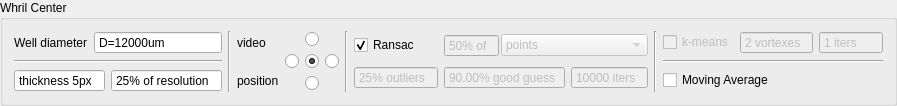
        <widget class="QGroupBox" name="groupBox_Res_VortexCenter">
         <property name="title">
          <string>Whril Center</string>
         </property>
         <property name="flat">
          <bool>true</bool>
         </property>
         <layout class="QGridLayout" name="gridLayout_20">
          <item row="0" column="4" rowspan="3">
           <layout class="QGridLayout" name="gridLayout_21">
            <item row="2" column="1">
             <widget class="QRadioButton" name="radioButton_Res_VortexCenter_VideoPos_B">
              <property name="sizePolicy">
               <sizepolicy hsizetype="Maximum" vsizetype="Maximum">
                <horstretch>0</horstretch>
                <verstretch>0</verstretch>
               </sizepolicy>
              </property>
              <property name="text">
               <string/>
              </property>
             </widget>
            </item>
            <item row="1" column="1">
             <widget class="QRadioButton" name="radioButton_Res_VortexCenter_VideoPos_C">
              <property name="sizePolicy">
               <sizepolicy hsizetype="Maximum" vsizetype="Maximum">
                <horstretch>0</horstretch>
                <verstretch>0</verstretch>
               </sizepolicy>
              </property>
              <property name="text">
               <string/>
              </property>
              <property name="checked">
               <bool>true</bool>
              </property>
             </widget>
            </item>
            <item row="0" column="1">
             <widget class="QRadioButton" name="radioButton_Res_VortexCenter_VideoPos_T">
              <property name="sizePolicy">
               <sizepolicy hsizetype="Maximum" vsizetype="Maximum">
                <horstretch>0</horstretch>
                <verstretch>0</verstretch>
               </sizepolicy>
              </property>
              <property name="text">
               <string/>
              </property>
             </widget>
            </item>
            <item row="1" column="2">
             <widget class="QRadioButton" name="radioButton_Res_VortexCenter_VideoPos_R">
              <property name="sizePolicy">
               <sizepolicy hsizetype="Maximum" vsizetype="Maximum">
                <horstretch>0</horstretch>
                <verstretch>0</verstretch>
               </sizepolicy>
              </property>
              <property name="text">
               <string/>
              </property>
             </widget>
            </item>
            <item row="1" column="0">
             <widget class="QRadioButton" name="radioButton_Res_VortexCenter_VideoPos_L">
              <property name="sizePolicy">
               <sizepolicy hsizetype="Maximum" vsizetype="Maximum">
                <horstretch>0</horstretch>
                <verstretch>0</verstretch>
               </sizepolicy>
              </property>
              <property name="text">
               <string/>
              </property>
             </widget>
            </item>
           </layout>
          </item>
          <item row="2" column="3">
           <widget class="QLabel" name="label_18">
            <property name="sizePolicy">
             <sizepolicy hsizetype="Maximum" vsizetype="Preferred">
              <horstretch>0</horstretch>
              <verstretch>0</verstretch>
             </sizepolicy>
            </property>
            <property name="text">
             <string>position</string>
            </property>
           </widget>
          </item>
          <item row="2" column="1">
           <layout class="QHBoxLayout" name="horizontalLayout_7">
            <item>
             <widget class="QSpinBox" name="spinBox_Res_VortexCenter_Thickness">
              <property name="buttonSymbols">
               <enum>QAbstractSpinBox::NoButtons</enum>
              </property>
              <property name="suffix">
               <string>px</string>
              </property>
              <property name="prefix">
               <string>thickness </string>
              </property>
              <property name="minimum">
               <number>2</number>
              </property>
              <property name="value">
               <number>5</number>
              </property>
             </widget>
            </item>
            <item>
             <widget class="QDoubleSpinBox" name="doubleSpinBox_Res_VortexCenter_Resolution_Rel">
              <property name="buttonSymbols">
               <enum>QAbstractSpinBox::NoButtons</enum>
              </property>
              <property name="prefix">
               <string/>
              </property>
              <property name="suffix">
               <string>% of resolution</string>
              </property>
              <property name="decimals">
               <number>0</number>
              </property>
              <property name="minimum">
               <double>5.000000000000000</double>
              </property>
              <property name="singleStep">
               <double>5.000000000000000</double>
              </property>
              <property name="value">
               <double>25.000000000000000</double>
              </property>
             </widget>
            </item>
           </layout>
          </item>
          <item row="0" column="5" rowspan="3">
           <widget class="Line" name="line_5">
            <property name="orientation">
             <enum>Qt::Vertical</enum>
            </property>
           </widget>
          </item>
          <item row="0" column="1">
           <layout class="QHBoxLayout" name="horizontalLayout_8">
            <item>
             <widget class="QLabel" name="label_17">
              <property name="sizePolicy">
               <sizepolicy hsizetype="Maximum" vsizetype="Preferred">
                <horstretch>0</horstretch>
                <verstretch>0</verstretch>
               </sizepolicy>
              </property>
              <property name="text">
               <string>Well diameter</string>
              </property>
             </widget>
            </item>
            <item>
             <widget class="QDoubleSpinBox" name="doubleSpinBox_Res_VortexCenter_WellDiameter">
              <property name="sizePolicy">
               <sizepolicy hsizetype="Expanding" vsizetype="Fixed">
                <horstretch>0</horstretch>
                <verstretch>0</verstretch>
               </sizepolicy>
              </property>
              <property name="buttonSymbols">
               <enum>QAbstractSpinBox::NoButtons</enum>
              </property>
              <property name="showGroupSeparator" stdset="0">
               <bool>false</bool>
              </property>
              <property name="prefix">
               <string>D=</string>
              </property>
              <property name="suffix">
               <string>um</string>
              </property>
              <property name="decimals">
               <number>0</number>
              </property>
              <property name="minimum">
               <double>1000.000000000000000</double>
              </property>
              <property name="maximum">
               <double>1000000.000000000000000</double>
              </property>
              <property name="singleStep">
               <double>1000.000000000000000</double>
              </property>
              <property name="value">
               <double>12000.000000000000000</double>
              </property>
             </widget>
            </item>
           </layout>
          </item>
          <item row="0" column="3">
           <widget class="QLabel" name="label_19">
            <property name="text">
             <string>video</string>
            </property>
           </widget>
          </item>
          <item row="0" column="6" rowspan="3">
           <layout class="QGridLayout" name="gridLayout_25">
            <item row="1" column="1">
             <widget class="QDoubleSpinBox" name="doubleSpinBox_Res_VortexCenter_Ransac_pGoodGuess">
              <property name="enabled">
               <bool>false</bool>
              </property>
              <property name="buttonSymbols">
               <enum>QAbstractSpinBox::NoButtons</enum>
              </property>
              <property name="prefix">
               <string/>
              </property>
              <property name="suffix">
               <string>% good guess </string>
              </property>
              <property name="decimals">
               <number>2</number>
              </property>
              <property name="value">
               <double>90.000000000000000</double>
              </property>
             </widget>
            </item>
            <item row="0" column="0">
             <widget class="QCheckBox" name="checkBox_Res_VortexCenter_Ransac">
              <property name="sizePolicy">
               <sizepolicy hsizetype="Maximum" vsizetype="Fixed">
                <horstretch>0</horstretch>
                <verstretch>0</verstretch>
               </sizepolicy>
              </property>
              <property name="text">
               <string>Ransac</string>
              </property>
              <property name="checked">
               <bool>true</bool>
              </property>
             </widget>
            </item>
            <item row="1" column="2">
             <widget class="QSpinBox" name="spinBox_Res_VortexCenter_RansacIterations">
              <property name="enabled">
               <bool>false</bool>
              </property>
              <property name="sizePolicy">
               <sizepolicy hsizetype="Expanding" vsizetype="Fixed">
                <horstretch>0</horstretch>
                <verstretch>0</verstretch>
               </sizepolicy>
              </property>
              <property name="buttonSymbols">
               <enum>QAbstractSpinBox::NoButtons</enum>
              </property>
              <property name="suffix">
               <string> iters</string>
              </property>
              <property name="prefix">
               <string/>
              </property>
              <property name="minimum">
               <number>1</number>
              </property>
              <property name="maximum">
               <number>1000000</number>
              </property>
              <property name="value">
               <number>10000</number>
              </property>
             </widget>
            </item>
            <item row="1" column="0">
             <widget class="QDoubleSpinBox" name="doubleSpinBox_Res_VortexCenter_Ransac_pOutliers">
              <property name="enabled">
               <bool>false</bool>
              </property>
              <property name="buttonSymbols">
               <enum>QAbstractSpinBox::NoButtons</enum>
              </property>
              <property name="prefix">
               <string/>
              </property>
              <property name="suffix">
               <string>% outliers</string>
              </property>
              <property name="decimals">
               <number>0</number>
              </property>
              <property name="value">
               <double>25.000000000000000</double>
              </property>
             </widget>
            </item>
            <item row="0" column="1" colspan="2">
             <layout class="QHBoxLayout" name="horizontalLayout_5">
              <property name="spacing">
               <number>2</number>
              </property>
              <item>
               <widget class="QDoubleSpinBox" name="doubleSpinBox_Res_VortexCenter_RansacSubsetSize">
                <property name="enabled">
                 <bool>false</bool>
                </property>
                <property name="sizePolicy">
                 <sizepolicy hsizetype="Maximum" vsizetype="Fixed">
                  <horstretch>0</horstretch>
                  <verstretch>0</verstretch>
                 </sizepolicy>
                </property>
                <property name="buttonSymbols">
                 <enum>QAbstractSpinBox::NoButtons</enum>
                </property>
                <property name="prefix">
                 <string/>
                </property>
                <property name="suffix">
                 <string>% of</string>
                </property>
                <property name="decimals">
                 <number>0</number>
                </property>
                <property name="maximum">
                 <double>100.000000000000000</double>
                </property>
                <property name="singleStep">
                 <double>5.000000000000000</double>
                </property>
                <property name="value">
                 <double>50.000000000000000</double>
                </property>
               </widget>
              </item>
              <item>
               <widget class="QComboBox" name="comboBox_Res_VortexCenter_Ransac_PointsOrLines">
                <property name="enabled">
                 <bool>false</bool>
                </property>
                <item>
                 <property name="text">
                  <string>points</string>
                 </property>
                </item>
                <item>
                 <property name="text">
                  <string>lines</string>
                 </property>
                </item>
               </widget>
              </item>
             </layout>
            </item>
           </layout>
          </item>
          <item row="1" column="1">
           <widget class="Line" name="line_11">
            <property name="orientation">
             <enum>Qt::Horizontal</enum>
            </property>
           </widget>
          </item>
          <item row="1" column="8">
           <widget class="Line" name="line_12">
            <property name="orientation">
             <enum>Qt::Horizontal</enum>
            </property>
           </widget>
          </item>
          <item row="0" column="2" rowspan="3">
           <widget class="Line" name="line_9">
            <property name="orientation">
             <enum>Qt::Vertical</enum>
            </property>
           </widget>
          </item>
          <item row="0" column="8">
           <layout class="QHBoxLayout" name="horizontalLayout_6">
            <item>
             <widget class="QCheckBox" name="checkBox_Res_VortexCenter_kMeans">
              <property name="enabled">
               <bool>false</bool>
              </property>
              <property name="text">
               <string>k-means</string>
              </property>
             </widget>
            </item>
            <item>
             <widget class="QSpinBox" name="spinBox_Res_VortexCenter_kMeans_k">
              <property name="enabled">
               <bool>false</bool>
              </property>
              <property name="buttonSymbols">
               <enum>QAbstractSpinBox::NoButtons</enum>
              </property>
              <property name="suffix">
               <string> vortexes</string>
              </property>
              <property name="minimum">
               <number>1</number>
              </property>
              <property name="maximum">
               <number>10</number>
              </property>
              <property name="value">
               <number>2</number>
              </property>
             </widget>
            </item>
            <item>
             <widget class="QSpinBox" name="spinBox_Res_VortexCenter_kMeans_Iterations">
              <property name="enabled">
               <bool>false</bool>
              </property>
              <property name="buttonSymbols">
               <enum>QAbstractSpinBox::NoButtons</enum>
              </property>
              <property name="suffix">
               <string> iters</string>
              </property>
              <property name="minimum">
               <number>1</number>
              </property>
              <property name="maximum">
               <number>1000</number>
              </property>
              <property name="value">
               <number>1</number>
              </property>
             </widget>
            </item>
           </layout>
          </item>
          <item row="0" column="7" rowspan="3">
           <widget class="Line" name="line_10">
            <property name="orientation">
             <enum>Qt::Vertical</enum>
            </property>
           </widget>
          </item>
          <item row="2" column="8">
           <layout class="QHBoxLayout" name="horizontalLayout_4">
            <item>
             <widget class="QCheckBox" name="checkBox_Res_VortexCenter_MovingAverage">
              <property name="text">
               <string>Moving Average</string>
              </property>
             </widget>
            </item>
           </layout>
          </item>
         </layout>
        </widget>
